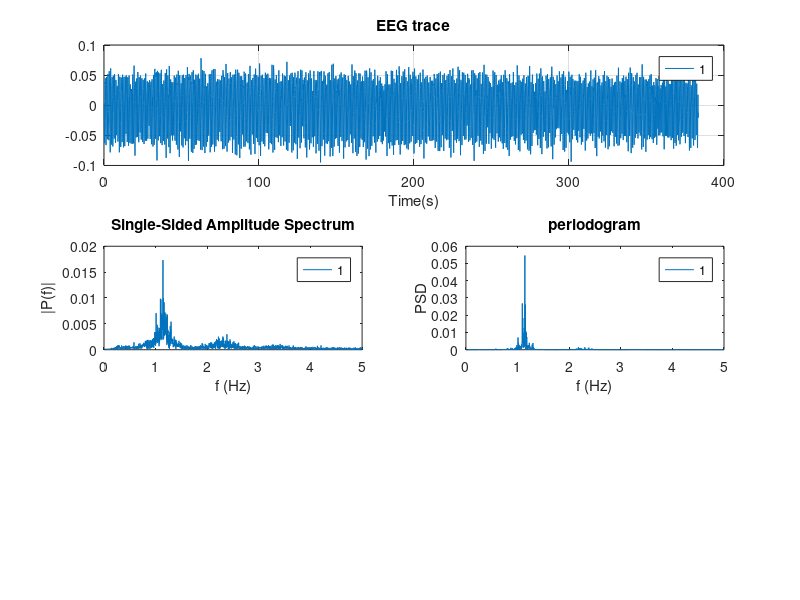

Reproduce this figure in MATLAB. (Note: this script raises an error after producing the figure.)
% script that introduces  spectral analysis using an EEG trace sampled @ 50 Hz
%  ..................
%   ... relates to chapter-3 example1

close all; clear all;
load NIRSData, Fs=10; max_freq = 5; %25
figure;
for i=1:2
    data = NIRSData(:, i);
    time=[1:numel(data)]*(1/Fs);
    [b, a] = butter(3, Fs/200,'high');
    filtered_data = filtfilt(b, a, data);
    
    % time-domain representation
    subplot(3,1,1), plot(time,filtered_data, 'DisplayName', num2str(i)), xlabel('Time(s)'), grid,title('EEG trace'), hold on; legend;
    % frequency-domain representation via FFT
    L=numel(filtered_data);
    Y = fft(filtered_data); %Compute the two-sided spectrum P2. Then compute the single-sided spectrum P1 based on P2 and the even-valued signal length L.
    P2 = abs(Y/L);P1 = P2(1:round(L/2+1));
    P1(2:end-1) = 2*P1(2:end-1);
    % Define the frequency domain f and plot the single-sided amplitude spectrum P1.
    f = Fs*(0:round(L/2))/L;
    subplot(3,2,3),plot(f,P1, 'DisplayName', num2str(i)),title('Single-Sided Amplitude Spectrum'),xlabel('f (Hz)'),ylabel('|P(f)|'),xlim([0 max_freq]), legend
    hold on;
    % frequency-domain representation via periodogram
    [pxx,faxis] = periodogram(filtered_data,hamming(L),L,Fs,'psd') ;
    subplot(3,2,4),plot(faxis,pxx, 'DisplayName', num2str(i)),title('periodogram'),xlabel('f (Hz)'),ylabel('PSD'),xlim([0 max_freq]), legend
    hold on;
    % WELCH-technique for estimating PSD
    WINDOW=256;NOVERLAP=32;NFFT=256;[pxx,faxis] = pwelch(filtered_data,WINDOW,NOVERLAP,NFFT,Fs,'onesided');
    subplot(3,2,5),plot(faxis,pxx, 'DisplayName', num2str(i)),xlabel('f (Hz)'),ylabel('PSD'),xlim([0 max_freq]),title('Welch-based PSD (32samples-overlap)'), legend
    hold on;
    WINDOW=256;NOVERLAP=200;NFFT=256;[pxx,faxis] = pwelch(filtered_data,WINDOW,NOVERLAP,NFFT,Fs,'onesided');
    subplot(3,2,6),plot(faxis,pxx, 'DisplayName', num2str(i)),xlabel('f (Hz)'),ylabel('PSD'),xlim([0 max_freq]),title('Welch-based PSD (200samples-overlap)'),legend
    hold on;
end
